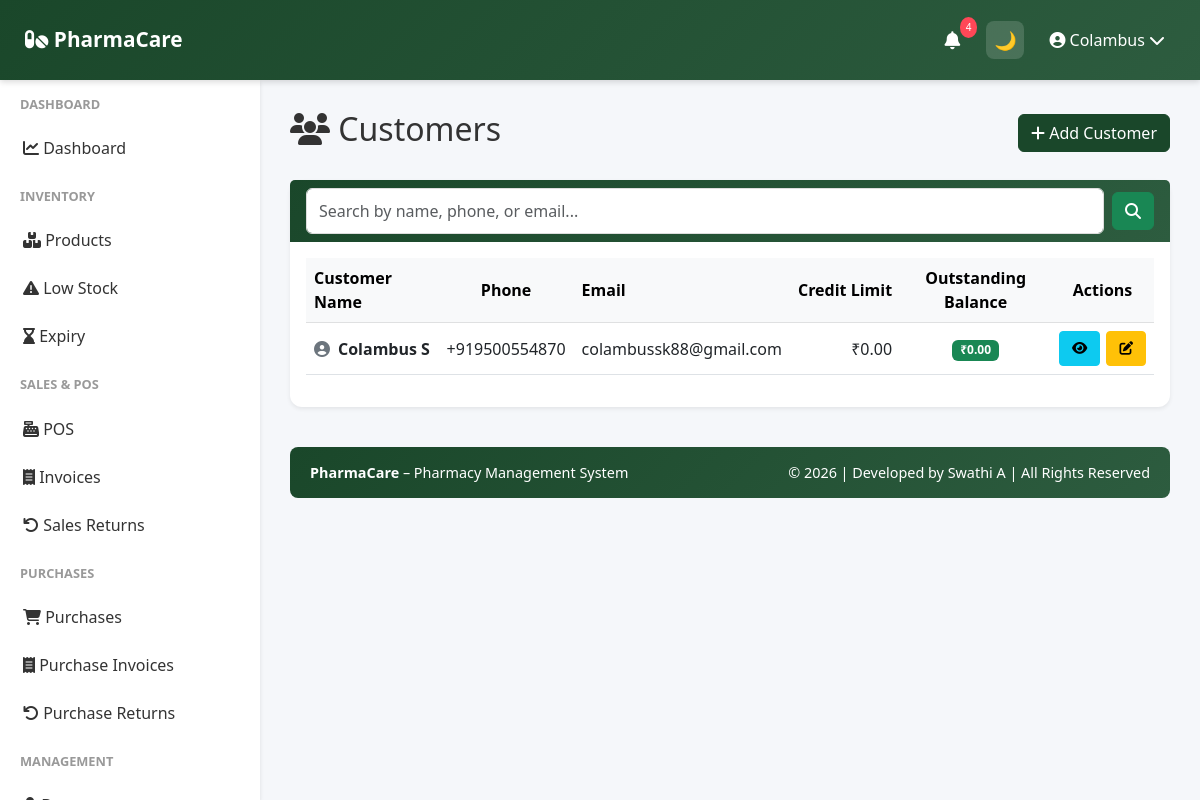
The page /customers/ (signed in) on the database its author committed.
### app/models.py (models this page shows, shortened)
class User(UserMixin, db.Model):
    __tablename__ = 'user'
    id = db.Column(db.Integer, primary_key=True)
    company_id = db.Column(db.Integer, db.ForeignKey('company.id'), nullable=False)
    role = db.Column(db.String(20), default='manager')
    username = db.Column(db.String(255), unique=True, nullable=False)
    password_hash = db.Column(db.String(255), nullable=False)
    is_active = db.Column(db.Boolean, default=True)
    last_login = db.Column(db.DateTime)
    created_date = db.Column(db.DateTime, default=datetime.utcnow)
    updated_date = db.Column(db.DateTime, default=datetime.utcnow, onupdate=datetime.utcnow)
    company = db.relationship('Company', back_populates='user')

class Customer(db.Model):
    __tablename__ = 'customer'
    id = db.Column(db.Integer, primary_key=True)
    company_id = db.Column(db.Integer, db.ForeignKey('company.id'), nullable=False)
    customer_name = db.Column(db.String(255), nullable=False)
    phone = db.Column(db.String(20), unique=True, nullable=False)
    email = db.Column(db.String(255), unique=True)
    address = db.Column(db.String(500))
    gst_number = db.Column(db.String(50))
    credit_limit = db.Column(db.Float, default=0)
    current_balance = db.Column(db.Float, default=0)
    created_date = db.Column(db.DateTime, default=datetime.utcnow)
    updated_date = db.Column(db.DateTime, default=datetime.utcnow, onupdate=datetime.utcnow)
    is_active = db.Column(db.Boolean, default=True)
    company = db.relationship('Company', back_populates='customers')
    sales = db.relationship('Sale', back_populates='customer')

### app/routes/customers.py (the view, shortened to what this page needs)
@customers_bp.route('/')
@login_required
def customers_list():
    company_id = current_user.company_id
    page = request.args.get('page', 1, type=int)
    search = request.args.get('search', '')
    query = Customer.query.filter(
        and_(Customer.company_id == company_id, Customer.is_active == True)
    )
    customers = query.order_by(Customer.customer_name).paginate(page=page, per_page=20)
    return render_template('customers/customers_list.html', customers=customers, search=search)

### app/templates/customers/customers_list.html (shortened to what this page needs)
{% extends "base.html" %}
{% block content %}
<div class="d-flex justify-content-between align-items-center mb-4">
<h2><i class="fas fa-users"></i> Customers</h2>
<a href="{{ url_for('customers.add_customer') }}" class="btn btn-primary">
<i class="fas fa-plus"></i> Add Customer
</a>
</div>
<div class="card shadow-sm">
<div class="card-header">
<form method="get"
action="{{ url_for('customers.customers_list') }}"
class="d-flex gap-2 align-items-center">
<input
type="text"
name="search"
class="form-control"
placeholder="Search by name, phone, or email..."
value="{{ search }}"
>
<button type="submit" class="btn btn-success">
<i class="fas fa-search"></i>
</button>
</form>
</div>
<div class="card-body">
{% if customers.items %}
<div class="table-responsive">
<table class="table table-hover customer-table">
<thead class="table-light">
<tr>
<th>Customer Name</th>
<th class="text-center">Phone</th>
<th>Email</th>
<th class="currency">Credit Limit</th>
<th class="text-center">Outstanding Balance</th>
<th class="text-center">Actions</th>
</tr>
</thead>
<tbody>
{% for customer in customers.items %}
<tr>
<td>
<div class="customer-name">
<i class="fas fa-user-circle text-secondary"></i>
<strong>{{ customer.customer_name }}</strong>
</div>
</td>
<td class="text-center">
{{ customer.phone }}
</td>
<td class="email-text" title="{{ customer.email }}">
{{ customer.email or '-' }}
</td>
<td class="currency">
₹{{ "%.2f"|format(customer.credit_limit) }}
</td>
<td class="text-center">
{% if customer.current_balance > 0 %}
<span class="badge bg-danger">
₹{{ "%.2f"|format(customer.current_balance) }}
</span>
{% else %}
<span class="badge bg-success">
₹{{ "%.2f"|format(customer.current_balance) }}
</span>
{% endif %}
</td>
<td>
<div class="action-buttons">
<a
href="{{ url_for('customers.customer_detail', customer_id=customer.id) }}"
class="btn btn-sm btn-info"
title="View Customer">
<i class="fas fa-eye"></i>
</a>
<a
href="{{ url_for('customers.edit_customer', customer_id=customer.id) }}"
class="btn btn-sm btn-warning"
title="Edit Customer">
<i class="fas fa-edit"></i>
</a>
</div>
</td>
</tr>
{% endfor %}
</tbody>
</table>
</div>
{% else %}
<div class="alert alert-info">
<i class="fas fa-info-circle"></i>
No customers found.
<a href="{{ url_for('customers.add_customer') }}">Add a new customer</a>
</div>
{% endif %}
</div>
</div>
{% endblock %}

### app/templates/base.html (shortened to what this page needs)
<!doctype html>
<html lang="en" data-theme="light">
  <head>
    <link
      href="https://cdn.jsdelivr.net/npm/bootstrap@5.3.0/dist/css/bootstrap.min.css"
      rel="stylesheet"
    />
    <link
      rel="stylesheet"
      href="https://cdnjs.cloudflare.com/ajax/libs/font-awesome/6.4.0/css/all.min.css"
    />
  </head>
  <body>
   <nav class="navbar">
  <a class="navbar-brand" href="{{ url_for('dashboard.dashboard') }}">
    <i class="fas fa-pills"></i> PharmaCare
  </a>
  <div class="navbar-right">
    <div class="nav-icon dropdown">
      <a href="#" data-bs-toggle="dropdown">
        <i class="fas fa-bell"></i>
        <span id="alert-badge" class="notification-badge">3</span>
      </a>
    </div>
    <button id="themeToggle" class="nav-icon">
      🌙
    </button>
    <div class="user-menu-navbar dropdown">
      <a href="#" data-bs-toggle="dropdown">
        <i class="fas fa-user-circle"></i>
        {{ current_user.username }}
        <i class="fas fa-chevron-down"></i>
      </a>
    </div>
  </div>
</nav>
    {% if current_user.is_authenticated %}
    <div class="sidebar">
      <nav class="nav flex-column">
        {% if current_user.company and current_user.company.company_name ==
        'Platform Admin' %}
        <div class="nav-section-title">Admin</div>
        <a
          class="nav-link {% if 'admin/companies' in request.path %}active{% endif %}"
          href="{{ url_for('admin.companies_list') }}"
        >
          <i class="fas fa-building"></i> Companies
        </a>
        <a class="nav-link" href="{{ url_for('auth.profile') }}">
          <i class="fas fa-cog"></i> Settings
        </a>
        {% else %}
        <div class="nav-section-title">Dashboard</div>
        <a
          class="nav-link {% if request.endpoint == 'dashboard.dashboard' %}active{% endif %}"
          href="{{ url_for('dashboard.dashboard') }}"
        >
          <i class="fas fa-chart-line"></i> Dashboard
        </a>
        <div class="nav-section-title">Inventory</div>
        <a
          class="nav-link {% if 'inventory' in request.path %}active{% endif %}"
          href="{{ url_for('inventory.products_list') }}"
        >
          <i class="fas fa-boxes"></i> Products
        </a>
        <a
          class="nav-link {% if request.endpoint == 'inventory.low_stock_report' %}active{% endif %}"
          href="{{ url_for('inventory.low_stock_report') }}"
        >
          <i class="fas fa-exclamation-triangle"></i> Low Stock
        </a>
        <a
          class="nav-link {% if request.endpoint == 'inventory.expiry_report' %}active{% endif %}"
          href="{{ url_for('inventory.expiry_report') }}"
        >
          <i class="fas fa-hourglass-end"></i> Expiry
        </a>
        <div class="nav-section-title">Sales & POS</div>
        <a
          class="nav-link {% if request.endpoint == 'sales.pos' %}active{% endif %}"
          href="{{ url_for('sales.pos') }}"
        >
          <i class="fas fa-cash-register"></i> POS
        </a>
        <a
          class="nav-link {% if 'invoices' in request.path %}active{% endif %}"
          href="{{ url_for('sales.invoices_list') }}"
        >
          <i class="fas fa-receipt"></i> Invoices
        </a>
        <a
          class="nav-link {% if request.endpoint == 'sales.sales_returns_list' %}active{% endif %}"
          href="{{ url_for('sales.sales_returns_list') }}"
        >
          <i class="fas fa-undo"></i> Sales Returns
        </a>
<div class="nav-section-title">Purchases</div>
<a
  class="nav-link {% if request.endpoint == 'purchases.purchases_list' %}active{% endif %}"
  href="{{ url_for('purchases.purchases_list') }}"
>
  <i class="fas fa-shopping-cart"></i> Purchases
</a>
<a
  class="nav-link {% if 'purchases' in request.path %}active{% endif %}"
  href="{{ url_for('purchases.purchases_list') }}"
>
  <i class="fas fa-receipt"></i> Purchase Invoices
</a>
<a
  class="nav-link {% if request.endpoint == 'purchases.returns_list' %}active{% endif %}"
  href="{{ url_for('purchases.returns_list') }}"
>
  <i class="fas fa-undo"></i> Purchase Returns
</a>
        <div class="nav-section-title">Management</div>
        <a
          class="nav-link {% if 'doctors' in request.path %}active{% endif %}"
          href="{{ url_for('doctors.doctors_list') }}"
        >
        </a>
        {% endif %}
      </nav>
    </div>
    {% endif %}
    <div
      class="{% if current_user.is_authenticated %}main-content{% else %}auth-page{% endif %}"
    >
       {% block content %}{% endblock %}
      <footer class="footer text-center">
        <div class="row">
          <div class="col-md-6 text-md-start">
            <strong>PharmaCare</strong> – Pharmacy Management System
          </div>
          <div class="col-md-6 text-md-end">
            © 2026 | Developed by Swathi A | All Rights Reserved
          </div>
        </div>
      </footer>
    </div>
  </body>
</html>

### app/templates/base.html (style rules this page uses)
:root { --primary-color: #1a472a; --secondary-color: #2d5c3f; --danger-color: #dc3545; --success-color: #28a745; --warning-color: #ffc107; --info-color: #17a2b8; --bg-color: #f5f7fa; --text-color: #333; --card-bg: #ffffff; --sidebar-bg: #ffffff; }
body { font-family: "Segoe UI", Tahoma, Geneva, Verdana, sans-serif; background: var(--bg-color); color: var(--text-color); }
.navbar { background: linear-gradient(135deg,var(--primary-color),var(--secondary-color)); box-shadow:0 2px 6px rgba(0,0,0,0.15); position:fixed; top:0; left:0; width:100%; height: 80px; z-index:1000; display:flex; align-items:center; justify-content:space-between; padding:0 25px; }
.navbar-brand { font-weight:600; font-size:1.3rem; }
.navbar-right { display:flex; align-items:center; gap:15px; }
.nav-icon { width:38px; height:38px; display:flex; align-items:center; justify-content:center; border-radius:8px; color:#fff; font-size:18px; cursor:pointer; position:relative; transition:all 0.25s ease; }
.navbar a { color:white !important; text-decoration:none; }
#themeToggle { border:none; background:rgba(255,255,255,0.15); width:38px; height:38px; border-radius:8px; display:flex; align-items:center; justify-content:center; font-size:18px; cursor:pointer; }
.navbar .fa-bell { color:white; }
.notification-badge { position:absolute; top:-4px; right:-6px; background:#ff4757; color:white; font-size:10px; padding:3px 6px; border-radius:50%; }
.user-menu-navbar { display:flex; align-items:center; gap:8px; color:white; font-weight:500; cursor:pointer; padding:6px 10px; border-radius:8px; transition:all 0.25s ease; }
.sidebar { background: var(--sidebar-bg); box-shadow:0 2px 4px rgba(0,0,0,0.1); position:fixed; top:80px; left:0; bottom:0; width:260px; overflow-y:auto; }
.sidebar .nav-link { color:var(--text-color); padding:12px 20px; border-left:3px solid transparent; transition:.3s; }
.sidebar .nav-section-title { font-size:.8rem; font-weight:600; color:#999; text-transform:uppercase; padding:15px 20px 10px; }
.main-content { margin-left:260px; margin-top:80px; padding:30px; }
.card, .stat-card { background:var(--card-bg); color:var(--text-color); border:none; border-radius:12px; box-shadow:0 2px 8px rgba(0,0,0,0.08); }
.card-header { background:linear-gradient(135deg,var(--primary-color),var(--secondary-color)); color:#fff; border:none; font-weight:600; }
.form-control, .form-select { border:1px solid #ddd; border-radius:6px; padding:10px 12px; }
.btn-primary { background:var(--primary-color); border-color:var(--primary-color); }
.btn-sm { padding:6px 12px; font-size:.85rem; }
.footer { background:linear-gradient(135deg,var(--primary-color),var(--secondary-color)); color:#fff; padding:15px 20px; margin-top:40px; border-radius:8px; font-size:.9rem; }

### app/templates/customers/customers_list.html (style rules this page uses)
.customer-table td, .customer-table th { vertical-align: middle; }
.email-text { max-width:220px; overflow:hidden; text-overflow:ellipsis; white-space:nowrap; }
.currency { text-align:right; white-space:nowrap; }
.action-buttons { display:flex; gap:6px; justify-content:center; }
.customer-name { display:flex; align-items:center; gap:8px; }

### rows shown on the page
User: username "Colambus"
Customer: customer_name "Colambus S", phone "+919500554870", email "colambussk88@gmail.com", credit_limit "0.00", current_balance "0.00"
